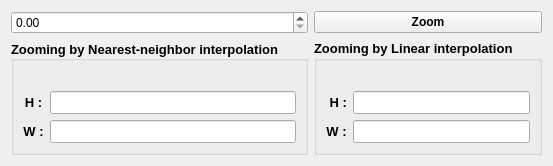
      <widget class="QWidget" name="tab_4">
       <attribute name="title">
        <string>Zooming</string>
       </attribute>
       <layout class="QGridLayout" name="gridLayout_5">
        <item row="0" column="0">
         <widget class="QDoubleSpinBox" name="ZoomingFactor_doubleSpinBox"/>
        </item>
        <item row="0" column="1">
         <widget class="QPushButton" name="Zoom_pushButton">
          <property name="font">
           <font>
            <pointsize>9</pointsize>
            <weight>75</weight>
            <bold>true</bold>
           </font>
          </property>
          <property name="text">
           <string>Zoom</string>
          </property>
         </widget>
        </item>
        <item row="1" column="0">
         <widget class="QGroupBox" name="groupBox_4">
          <property name="font">
           <font>
            <pointsize>10</pointsize>
            <weight>75</weight>
            <italic>false</italic>
            <bold>true</bold>
            <underline>false</underline>
            <strikeout>false</strikeout>
            <kerning>false</kerning>
           </font>
          </property>
          <property name="layoutDirection">
           <enum>Qt::LeftToRight</enum>
          </property>
          <property name="autoFillBackground">
           <bool>false</bool>
          </property>
          <property name="title">
           <string>Zooming by Nearest-neighbor interpolation</string>
          </property>
          <property name="alignment">
           <set>Qt::AlignLeading|Qt::AlignLeft|Qt::AlignVCenter</set>
          </property>
          <property name="flat">
           <bool>false</bool>
          </property>
          <property name="checkable">
           <bool>false</bool>
          </property>
          <layout class="QGridLayout" name="gridLayout_7">
           <item row="1" column="1">
            <widget class="QLabel" name="NearestNeighbor_label">
             <property name="sizePolicy">
              <sizepolicy hsizetype="Preferred" vsizetype="Preferred">
               <horstretch>0</horstretch>
               <verstretch>0</verstretch>
              </sizepolicy>
             </property>
             <property name="text">
              <string/>
             </property>
             <property name="scaledContents">
              <bool>false</bool>
             </property>
            </widget>
           </item>
           <item row="2" column="1">
            <widget class="QLineEdit" name="nnH_lineEdit"/>
           </item>
           <item row="3" column="1">
            <widget class="QLineEdit" name="nnW_lineEdit"/>
           </item>
           <item row="2" column="0">
            <widget class="QLabel" name="label">
             <property name="font">
              <font>
               <pointsize>10</pointsize>
               <weight>75</weight>
               <bold>true</bold>
              </font>
             </property>
             <property name="text">
              <string>H :</string>
             </property>
             <property name="alignment">
              <set>Qt::AlignCenter</set>
             </property>
            </widget>
           </item>
           <item row="3" column="0">
            <widget class="QLabel" name="label_2">
             <property name="font">
              <font>
               <pointsize>10</pointsize>
               <weight>75</weight>
               <bold>true</bold>
              </font>
             </property>
             <property name="text">
              <string>W :</string>
             </property>
             <property name="alignment">
              <set>Qt::AlignCenter</set>
             </property>
            </widget>
           </item>
          </layout>
         </widget>
        </item>
        <item row="1" column="1">
         <widget class="QGroupBox" name="groupBox_5">
          <property name="font">
           <font>
            <pointsize>10</pointsize>
            <weight>75</weight>
            <bold>true</bold>
           </font>
          </property>
          <property name="title">
           <string>Zooming by Linear interpolation</string>
          </property>
          <layout class="QGridLayout" name="gridLayout_8">
           <item row="0" column="1">
            <widget class="QLabel" name="Linear_label">
             <property name="text">
              <string/>
             </property>
            </widget>
           </item>
           <item row="1" column="1">
            <widget class="QLineEdit" name="lnH_lineEdit"/>
           </item>
           <item row="2" column="1">
            <widget class="QLineEdit" name="lnW_lineEdit"/>
           </item>
           <item row="1" column="0">
            <widget class="QLabel" name="label_3">
             <property name="font">
              <font>
               <pointsize>10</pointsize>
               <weight>75</weight>
               <bold>true</bold>
              </font>
             </property>
             <property name="text">
              <string> H :</string>
             </property>
             <property name="alignment">
              <set>Qt::AlignCenter</set>
             </property>
            </widget>
           </item>
           <item row="2" column="0">
            <widget class="QLabel" name="label_4">
             <property name="font">
              <font>
               <pointsize>10</pointsize>
               <weight>75</weight>
               <bold>true</bold>
              </font>
             </property>
             <property name="text">
              <string>W :</string>
             </property>
             <property name="alignment">
              <set>Qt::AlignCenter</set>
             </property>
            </widget>
           </item>
          </layout>
         </widget>
        </item>
       </layout>
      </widget>
